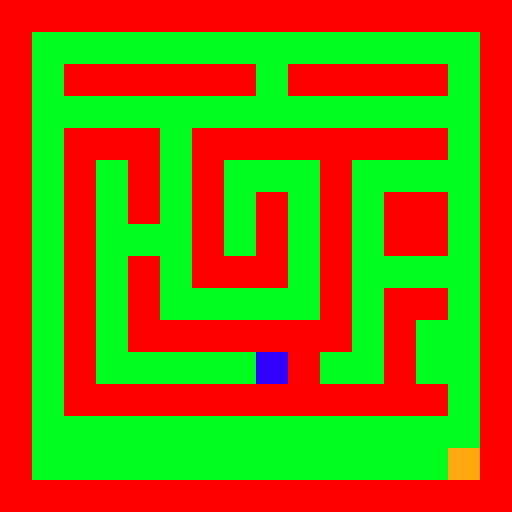

A 2D game scene composited from a Tiled map and its tileset images. What follows is a short description and the map's XML, with each tile layer's data collapsed to a summary:
An orthogonal 16x16 tile map with 32x32 px tiles, 1 tile layer (Tile Layer 1).

<map version="1.0" orientation="orthogonal" width="16" height="16" tilewidth="32" tileheight="32">
 <tileset firstgid="1" name="map" tilewidth="32" tileheight="32">
  <image source="maps/map.png" width="128" height="32" />
 </tileset>
 <layer name="Tile Layer 1" width="16" height="16">
  <data>[256 cells, 256 non-empty, 4 distinct tile ids]</data>
 </layer>
</map>
